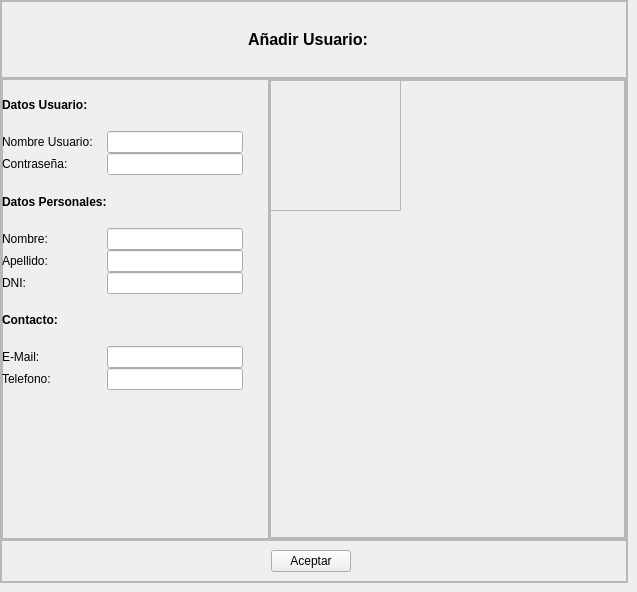
            <widget class="QWidget" name="page_add_user">
             <widget class="QFrame" name="frame_16">
              <property name="geometry">
               <rect>
                <x>0</x>
                <y>0</y>
                <width>628</width>
                <height>583</height>
               </rect>
              </property>
              <property name="frameShape">
               <enum>QFrame::StyledPanel</enum>
              </property>
              <property name="frameShadow">
               <enum>QFrame::Raised</enum>
              </property>
              <layout class="QVBoxLayout" name="verticalLayout_4" stretch="1,6,0">
               <property name="spacing">
                <number>0</number>
               </property>
               <property name="leftMargin">
                <number>0</number>
               </property>
               <property name="topMargin">
                <number>0</number>
               </property>
               <property name="rightMargin">
                <number>0</number>
               </property>
               <property name="bottomMargin">
                <number>0</number>
               </property>
               <item>
                <widget class="QFrame" name="frame_17">
                 <property name="frameShape">
                  <enum>QFrame::StyledPanel</enum>
                 </property>
                 <property name="frameShadow">
                  <enum>QFrame::Raised</enum>
                 </property>
                 <layout class="QHBoxLayout" name="horizontalLayout_8">
                  <item>
                   <spacer name="horizontalSpacer_11">
                    <property name="orientation">
                     <enum>Qt::Horizontal</enum>
                    </property>
                    <property name="sizeHint" stdset="0">
                     <size>
                      <width>212</width>
                      <height>20</height>
                     </size>
                    </property>
                   </spacer>
                  </item>
                  <item>
                   <widget class="QLabel" name="label_25">
                    <property name="font">
                     <font>
                      <family>Arial</family>
                      <pointsize>12</pointsize>
                      <weight>75</weight>
                      <bold>true</bold>
                      <kerning>false</kerning>
                     </font>
                    </property>
                    <property name="text">
                     <string>Añadir Usuario:</string>
                    </property>
                   </widget>
                  </item>
                  <item>
                   <spacer name="horizontalSpacer_12">
                    <property name="orientation">
                     <enum>Qt::Horizontal</enum>
                    </property>
                    <property name="sizeHint" stdset="0">
                     <size>
                      <width>212</width>
                      <height>20</height>
                     </size>
                    </property>
                   </spacer>
                  </item>
                  <item>
                   <widget class="QLabel" name="label_28">
                    <property name="text">
                     <string/>
                    </property>
                    <property name="pixmap">
                     <pixmap>../icons/mecanic.ico</pixmap>
                    </property>
                   </widget>
                  </item>
                 </layout>
                </widget>
               </item>
               <item>
                <widget class="QFrame" name="frame_18">
                 <property name="frameShape">
                  <enum>QFrame::StyledPanel</enum>
                 </property>
                 <property name="frameShadow">
                  <enum>QFrame::Raised</enum>
                 </property>
                 <layout class="QHBoxLayout" name="horizontalLayout_12" stretch="6,8">
                  <property name="spacing">
                   <number>0</number>
                  </property>
                  <property name="leftMargin">
                   <number>0</number>
                  </property>
                  <property name="topMargin">
                   <number>0</number>
                  </property>
                  <property name="rightMargin">
                   <number>0</number>
                  </property>
                  <property name="bottomMargin">
                   <number>0</number>
                  </property>
                  <item>
                   <widget class="QFrame" name="frame_19">
                    <property name="frameShape">
                     <enum>QFrame::StyledPanel</enum>
                    </property>
                    <property name="frameShadow">
                     <enum>QFrame::Raised</enum>
                    </property>
                    <widget class="QWidget" name="gridLayoutWidget_3">
                     <property name="geometry">
                      <rect>
                       <x>0</x>
                       <y>0</y>
                       <width>241</width>
                       <height>311</height>
                      </rect>
                     </property>
                     <layout class="QGridLayout" name="gridLayout_6">
                      <property name="spacing">
                       <number>0</number>
                      </property>
                      <item row="0" column="1">
                       <widget class="QLabel" name="label_19">
                        <property name="font">
                         <font>
                          <weight>75</weight>
                          <bold>true</bold>
                          <kerning>true</kerning>
                         </font>
                        </property>
                        <property name="text">
                         <string>Datos Usuario:</string>
                        </property>
                       </widget>
                      </item>
                      <item row="7" column="1">
                       <widget class="QLabel" name="label_30">
                        <property name="font">
                         <font>
                          <weight>75</weight>
                          <bold>true</bold>
                          <kerning>true</kerning>
                         </font>
                        </property>
                        <property name="text">
                         <string>Contacto:</string>
                        </property>
                       </widget>
                      </item>
                      <item row="1" column="1">
                       <widget class="QLabel" name="label_29">
                        <property name="text">
                         <string>Nombre Usuario:</string>
                        </property>
                       </widget>
                      </item>
                      <item row="2" column="1">
                       <widget class="QLabel" name="label_31">
                        <property name="text">
                         <string>Contraseña:</string>
                        </property>
                       </widget>
                      </item>
                      <item row="4" column="1">
                       <widget class="QLabel" name="label_34">
                        <property name="text">
                         <string>Nombre:</string>
                        </property>
                       </widget>
                      </item>
                      <item row="3" column="1">
                       <widget class="QLabel" name="label_33">
                        <property name="font">
                         <font>
                          <weight>75</weight>
                          <bold>true</bold>
                          <kerning>true</kerning>
                         </font>
                        </property>
                        <property name="text">
                         <string>Datos Personales:</string>
                        </property>
                       </widget>
                      </item>
                      <item row="8" column="1">
                       <widget class="QLabel" name="label_36">
                        <property name="text">
                         <string>E-Mail:</string>
                        </property>
                       </widget>
                      </item>
                      <item row="5" column="1">
                       <widget class="QLabel" name="label_35">
                        <property name="text">
                         <string>Apellido:</string>
                        </property>
                       </widget>
                      </item>
                      <item row="9" column="1">
                       <widget class="QLabel" name="label_39">
                        <property name="text">
                         <string>Telefono:</string>
                        </property>
                       </widget>
                      </item>
                      <item row="8" column="3">
                       <widget class="QLineEdit" name="lineEdit_20"/>
                      </item>
                      <item row="4" column="3">
                       <widget class="QLineEdit" name="lineEdit_17">
                        <property name="inputMethodHints">
                         <set>Qt::ImhDigitsOnly|Qt::ImhPreferNumbers</set>
                        </property>
                       </widget>
                      </item>
                      <item row="5" column="3">
                       <widget class="QLineEdit" name="lineEdit_19">
                        <property name="inputMethodHints">
                         <set>Qt::ImhDigitsOnly|Qt::ImhPreferNumbers</set>
                        </property>
                       </widget>
                      </item>
                      <item row="9" column="3">
                       <widget class="QLineEdit" name="lineEdit_23"/>
                      </item>
                      <item row="6" column="3">
                       <widget class="QLineEdit" name="lineEdit_6"/>
                      </item>
                      <item row="6" column="1">
                       <widget class="QLabel" name="label_2">
                        <property name="text">
                         <string>DNI:</string>
                        </property>
                       </widget>
                      </item>
                      <item row="2" column="3">
                       <widget class="QLineEdit" name="lineEdit_14">
                        <property name="autoFillBackground">
                         <bool>true</bool>
                        </property>
                        <property name="inputMethodHints">
                         <set>Qt::ImhNone</set>
                        </property>
                       </widget>
                      </item>
                      <item row="1" column="3">
                       <widget class="QLineEdit" name="lineEdit_18"/>
                      </item>
                     </layout>
                    </widget>
                    <widget class="QLabel" name="error_2">
                     <property name="geometry">
                      <rect>
                       <x>0</x>
                       <y>320</y>
                       <width>251</width>
                       <height>20</height>
                      </rect>
                     </property>
                     <property name="text">
                      <string/>
                     </property>
                    </widget>
                   </widget>
                  </item>
                  <item>
                   <widget class="QFrame" name="frame_20">
                    <property name="frameShape">
                     <enum>QFrame::StyledPanel</enum>
                    </property>
                    <property name="frameShadow">
                     <enum>QFrame::Raised</enum>
                    </property>
                    <layout class="QVBoxLayout" name="verticalLayout_5">
                     <property name="spacing">
                      <number>0</number>
                     </property>
                     <property name="leftMargin">
                      <number>0</number>
                     </property>
                     <property name="topMargin">
                      <number>0</number>
                     </property>
                     <property name="rightMargin">
                      <number>0</number>
                     </property>
                     <property name="bottomMargin">
                      <number>0</number>
                     </property>
                     <item>
                      <widget class="QFrame" name="frame_21">
                       <property name="frameShape">
                        <enum>QFrame::StyledPanel</enum>
                       </property>
                       <property name="frameShadow">
                        <enum>QFrame::Raised</enum>
                       </property>
                       <widget class="QFrame" name="frame_22">
                        <property name="geometry">
                         <rect>
                          <x>-10</x>
                          <y>-10</y>
                          <width>141</width>
                          <height>141</height>
                         </rect>
                        </property>
                        <property name="frameShape">
                         <enum>QFrame::StyledPanel</enum>
                        </property>
                        <property name="frameShadow">
                         <enum>QFrame::Raised</enum>
                        </property>
                        <widget class="QLabel" name="label_42">
                         <property name="geometry">
                          <rect>
                           <x>10</x>
                           <y>10</y>
                           <width>131</width>
                           <height>131</height>
                          </rect>
                         </property>
                         <property name="text">
                          <string/>
                         </property>
                         <property name="pixmap">
                          <pixmap>../icons/contact-book.png</pixmap>
                         </property>
                        </widget>
                       </widget>
                      </widget>
                     </item>
                    </layout>
                   </widget>
                  </item>
                 </layout>
                </widget>
               </item>
               <item>
                <widget class="QFrame" name="frame_23">
                 <property name="frameShape">
                  <enum>QFrame::StyledPanel</enum>
                 </property>
                 <property name="frameShadow">
                  <enum>QFrame::Raised</enum>
                 </property>
                 <layout class="QHBoxLayout" name="horizontalLayout_13">
                  <item>
                   <spacer name="horizontalSpacer_19">
                    <property name="orientation">
                     <enum>Qt::Horizontal</enum>
                    </property>
                    <property name="sizeHint" stdset="0">
                     <size>
                      <width>40</width>
                      <height>20</height>
                     </size>
                    </property>
                   </spacer>
                  </item>
                  <item>
                   <widget class="QPushButton" name="pushButton_14">
                    <property name="text">
                     <string>Aceptar</string>
                    </property>
                   </widget>
                  </item>
                  <item>
                   <spacer name="horizontalSpacer_20">
                    <property name="orientation">
                     <enum>Qt::Horizontal</enum>
                    </property>
                    <property name="sizeHint" stdset="0">
                     <size>
                      <width>40</width>
                      <height>20</height>
                     </size>
                    </property>
                   </spacer>
                  </item>
                  <item>
                   <widget class="QFrame" name="frame_24">
                    <property name="frameShape">
                     <enum>QFrame::StyledPanel</enum>
                    </property>
                    <property name="frameShadow">
                     <enum>QFrame::Raised</enum>
                    </property>
                   </widget>
                  </item>
                 </layout>
                </widget>
               </item>
              </layout>
             </widget>
            </widget>
